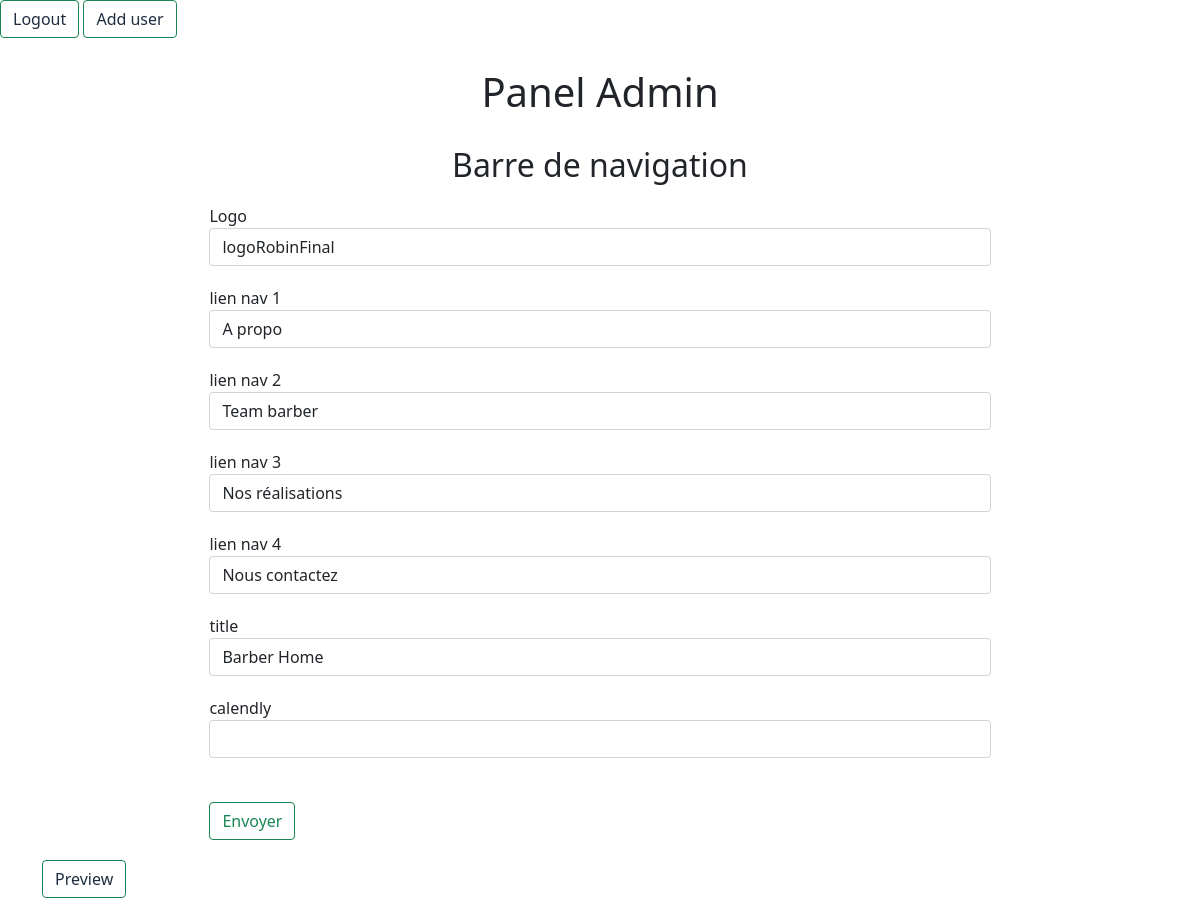
/content/admin/index.php (signed in, upper part), run on an earlier commit of the app's database.
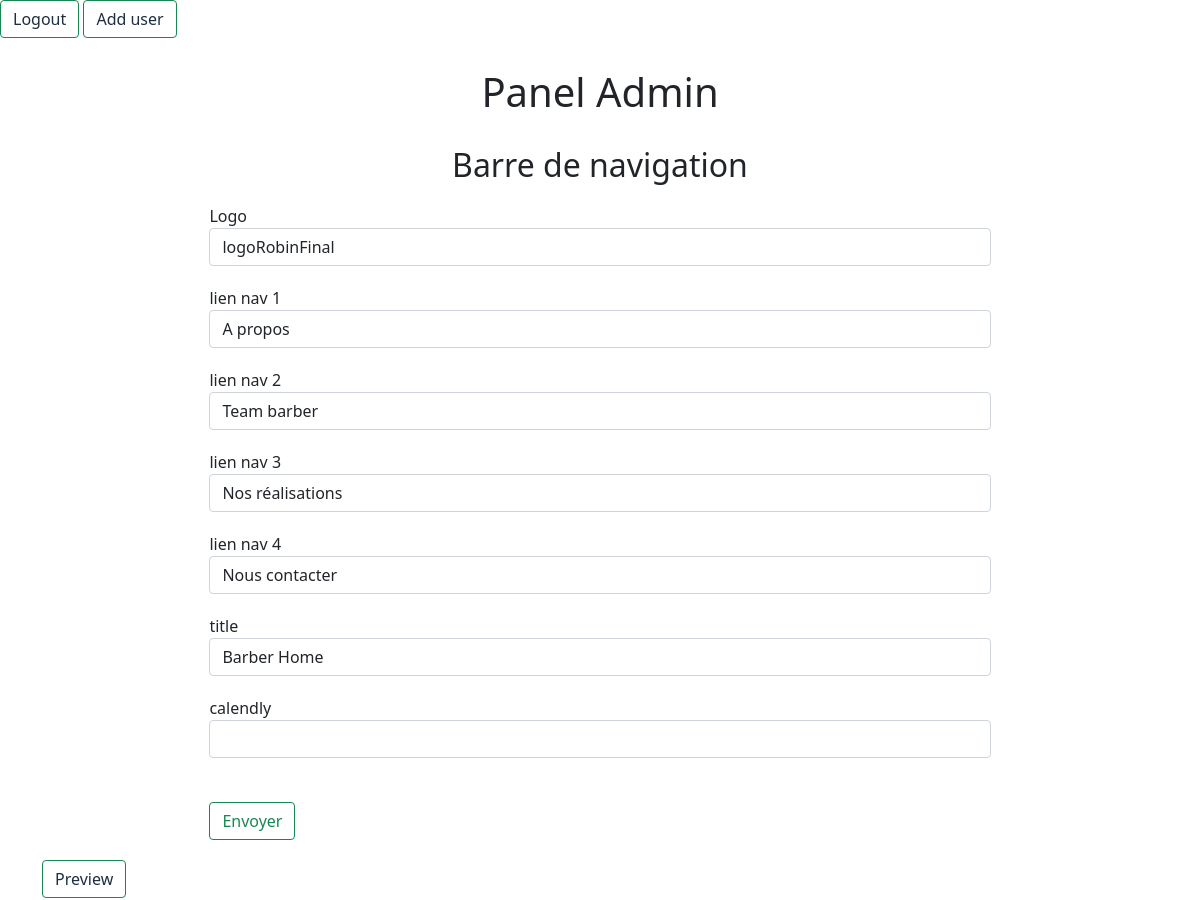
And on a later commit of the database.
### tables this page shows
CREATE TABLE `section_nav` (
  `id` int(11) NOT NULL AUTO_INCREMENT,
  `item_logo` varchar(255) DEFAULT NULL,
  `item_1` varchar(255) DEFAULT NULL,
  `item_2` varchar(255) DEFAULT NULL,
  `item_3` varchar(255) DEFAULT NULL,
  `item_4` varchar(255) DEFAULT NULL,
  `title` varchar(50) DEFAULT NULL,
  `calendly` longblob DEFAULT NULL,
  PRIMARY KEY (`id`)
);

### content/sql/DbConnect.php (called while the page is built, shortened)
<?php
class DbConnect {
    private $host = "mariadb";
    private $dbName = "niwee";
    private $user = "nKqRbHRcUsUYkX9FapA4HLYQ";
    private $password = "a7Hxy865CBydz9kUBM2tXGkF";
    public function __construct(){
        try{
            $this->_pdo = new \PDO('mysql:host='.$this->host.';dbname='.$this->dbName.';',$this->user,$this->password);
        }catch(\PDOException $e){
            echo 'conexion database error : '. $e->getMessage();
        }
    }
}

### content/sql/Sql.php (called while the page is built, shortened)
<?php
require_once 'DbConnect.php';
class Sql extends DbConnect
{
  public function getNav()
  {
    $request = $this->_pdo->query('SELECT * FROM section_nav');
    $request->execute();
    $navBar = $request->fetchAll();
    if(!empty($navBar)){
    return $navBar[0];
    }else{
    return $navBar;
    }
  }
}

### content/admin/index.php (the view, shortened to what this page needs)
<?php
if(!isset($_SESSION['user'])){
header('Location:form/loginForm.php');
}else{
    require_once '../sql/Sql.php';
    $sql = new Sql;
    $navBar = $sql->getNav();
?>
<!DOCTYPE html>
<html lang="fr">
<head>
    <link href="https://cdn.jsdelivr.net/npm/bootstrap@5.0.1/dist/css/bootstrap.min.css" rel="stylesheet">
    <link rel="stylesheet" href="assets/css/adminPanelStyle.css">
</head>
<body>
<div>
    <button class="btn btn-outline-success btn-submit" ><a href="form/logout.php" target="_blanck" >Logout</a></button>
    <button class="btn btn-outline-success btn-submit" ><a href="form/newUserForm.php" >Add user</a></button>
</div>
<h1 class="text-center">Panel Admin</h1>
<div class="container">
    <h2>Barre de navigation</h2>
    <form action="form/verifForm/verifNave.php" class="" method="post" id="meta-form">
        <div class="form-group ">
            <label for="logo">Logo </label>
            <input type="text" class="form-control" id="logo" name="item_logo" value="<?= ( !empty($navBar) ) ? $navBar['item_logo'] : '' ?>">
        </div>
        <div class="form-group ">
            <label for="item_1">lien nav 1 </label>
            <input type="text" class="form-control" id="item_nav" name="item_1" value="<?= ( !empty($navBar) ) ? $navBar['item_1'] : '' ?>">
        </div>
        <div class="form-group ">
            <label for="item_2">lien nav 2</label>
            <input type="text" class="form-control" id="item_nav" name="item_2" value="<?= ( !empty($navBar) ) ? $navBar['item_2'] : '' ?>">
        </div>
        <div class="form-group ">
            <label for="item_3">lien nav 3</label>
            <input type="text" class="form-control" id="item_nav" name="item_3" value="<?= ( !empty($navBar) ) ? $navBar['item_3'] : '' ?>">
        </div>
        <div class="form-group">
            <label for="item_4">lien nav 4 </label>
            <input type="text" class="form-control" id="item_nav" name="item_4" value="<?= ( !empty($navBar) ) ? $navBar['item_4'] : '' ?>">
        </div>
        <div class="form-group">
            <label for="title">title </label>
            <input type="text" class="form-control" id="title"  name="title" value="<?= ( !empty($navBar) ) ? $navBar['title'] : '' ?>">
        </div>
        <div class="form-group">
            <label for="calendly"> calendly </label>
            <input type="text" class="form-control" id="calendly" name="calendly" >
        </div>
        <div class="form-group">
            <br>
            <button type="submit" class="btn btn-outline-success btn-submit" id="submit_form_nav" name="valider">Envoyer</button>
        </div>
    </form>
    <button class="btn btn-outline-success btn-submit" ><a href="../index.php" target="_blanck" >Preview</a></button>
</div>
</body>
</html>
<?php } ?>

### content/admin/assets/css/adminPanelStyle.css (style rules this page uses)
.form-group { margin-bottom: 20px; }
form { width: 70%; margin: 0px auto; }
h1 { margin: 30px 0px; }
h2 { text-align: center; margin: 20px 0px; }
a,a:visited,a:active,a:link { color:#1F2D41; text-decoration: none; }

What changed in the data, as far as the page shows it:
changed section_nav "logoRobinFinal": item_1 "A propo" → "A propos"; item_4 "Nous contactez" → "Nous contacter"
